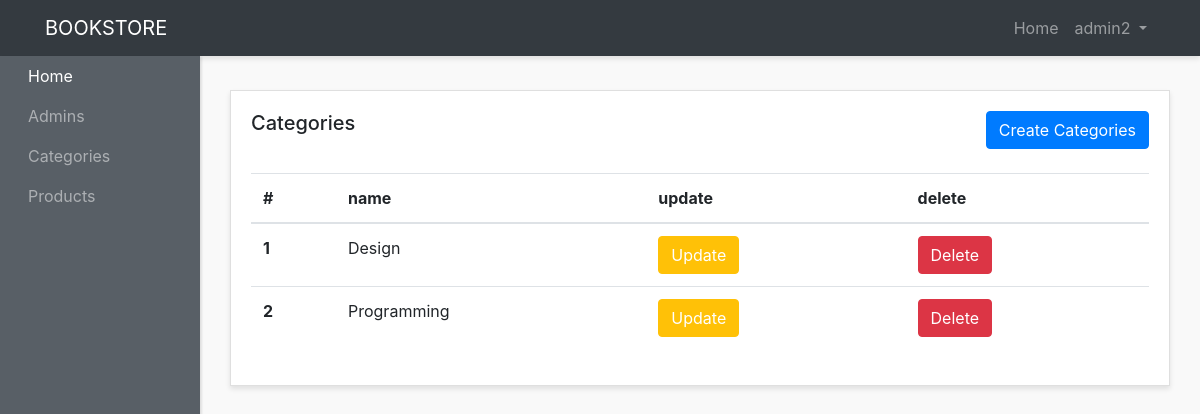
The app's page /admin-panel/categories-admins/show-categories.php (signed in) with its own data.
### tables this page shows
CREATE TABLE `categories` (
  `id` int(3) NOT NULL,
  `name` varchar(200) NOT NULL,
  `description` text NOT NULL,
  `image` varchar(200) NOT NULL,
  `created_at` timestamp NOT NULL DEFAULT current_timestamp()
);

### admin-panel/categories-admins/show-categories.php (the view, shortened to what this page needs)
<?php require "../layouts/header.php"; ?>
<?php require "../../config/config.php"; ?>
<?php
    $select = $conn->query("SELECT * FROM categories");
    $select->execute();
    $categories = $select->fetchAll(PDO::FETCH_OBJ);
?>
      <div class="row">
        <div class="col">
          <div class="card">
            <div class="card-body">
              <h5 class="card-title mb-4 d-inline">Categories</h5>
             <a href="<?php echo ADMINURL; ?>/categories-admins/create-category.php" class="btn btn-primary mb-4 text-center float-right">Create Categories</a>
              <table class="table">
                <thead>
                  <tr>
                    <th scope="col">#</th>
                    <th scope="col">name</th>
                    <th scope="col">update</th>
                    <th scope="col">delete</th>
                  </tr>
                </thead>
                <tbody>
                  <?php foreach ($categories as $category): ?>
                    <tr>
                      <th scope="row"><?php echo $category->id; ?></th>
                      <td><?php echo $category->name; ?></td>
                      <td><a  href="<?php echo ADMINURL; ?>/categories-admins/update-category.php?id=<?php echo $category->id; ?>" class="btn btn-warning text-white text-center ">Update </a></td>
                      <td><a href="<?php echo ADMINURL; ?>/categories-admins/delete-category.php?id=<?php echo $category->id; ?>" class="btn btn-danger  text-center ">Delete </a></td>
                    </tr>
                  <?php endforeach; ?>
                </tbody>
              </table>
            </div>
          </div>
        </div>
      </div>
<?php require "../layouts/footer.php"; ?>

### admin-panel/styles/style.css (style rules this page uses)
body { background:#f9f9f9; }
.card { margin-bottom: 15px; border-radius:0; box-shadow: 0 3px 5px rgba(0,0,0,.1); }

### records on screen
categories: id "1", name "Design"
categories: id "2", name "Programming"

### other values on screen
$_SESSION['adminname'] "admin2"
